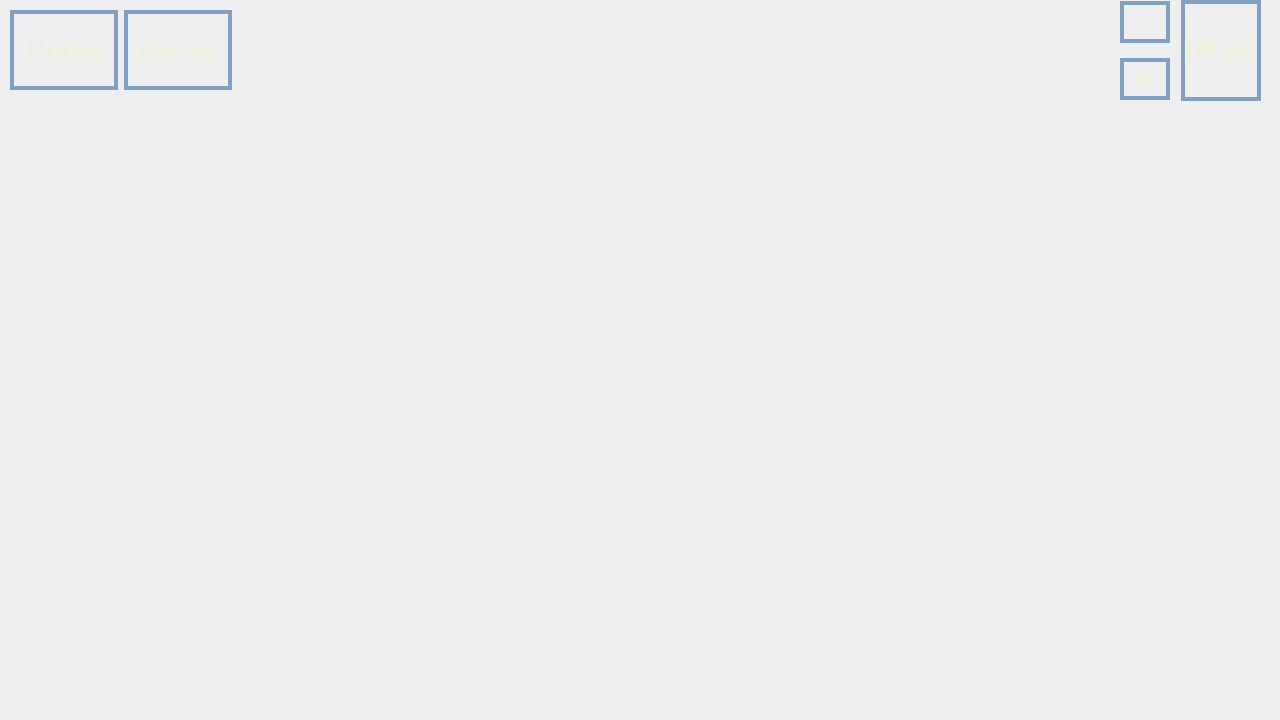
<?xml version="1.0" encoding="UTF-8"?>
<ui version="4.0">
 <class>GameWindow</class>
 <widget class="QMainWindow" name="GameWindow">
  <property name="geometry">
   <rect>
    <x>0</x>
    <y>0</y>
    <width>1280</width>
    <height>720</height>
   </rect>
  </property>
  <property name="windowTitle">
   <string>MainWindow</string>
  </property>
  <widget class="QWidget" name="centralwidget">
   <widget class="QWidget" name="horizontalLayoutWidget_2">
    <property name="geometry">
     <rect>
      <x>10</x>
      <y>10</y>
      <width>222</width>
      <height>80</height>
     </rect>
    </property>
    <layout class="QHBoxLayout" name="horizontalLayout_2">
     <item>
      <widget class="ClickableLabel" name="lb_home">
       <property name="font">
        <font>
         <pointsize>20</pointsize>
         <weight>75</weight>
         <bold>true</bold>
        </font>
       </property>
       <property name="styleSheet">
        <string notr="true">border: 4px solid #7EA1C4; color: #EEEFDD</string>
       </property>
       <property name="text">
        <string>Home</string>
       </property>
       <property name="scaledContents">
        <bool>true</bool>
       </property>
       <property name="alignment">
        <set>Qt::AlignCenter</set>
       </property>
      </widget>
     </item>
     <item>
      <widget class="ClickableLabel" name="lb_pause">
       <property name="font">
        <font>
         <pointsize>20</pointsize>
         <weight>75</weight>
         <bold>true</bold>
        </font>
       </property>
       <property name="styleSheet">
        <string notr="true">border: 4px solid #7EA1C4; color: #EEEFDD</string>
       </property>
       <property name="text">
        <string>Pause</string>
       </property>
       <property name="scaledContents">
        <bool>true</bool>
       </property>
       <property name="alignment">
        <set>Qt::AlignCenter</set>
       </property>
      </widget>
     </item>
    </layout>
   </widget>
   <widget class="QWidget" name="widget_right" native="true">
    <property name="geometry">
     <rect>
      <x>1100</x>
      <y>0</y>
      <width>161</width>
      <height>101</height>
     </rect>
    </property>
    <property name="sizePolicy">
     <sizepolicy hsizetype="Maximum" vsizetype="Maximum">
      <horstretch>0</horstretch>
      <verstretch>0</verstretch>
     </sizepolicy>
    </property>
    <widget class="QWidget" name="horizontalLayoutWidget">
     <property name="geometry">
      <rect>
       <x>0</x>
       <y>0</y>
       <width>161</width>
       <height>101</height>
      </rect>
     </property>
     <layout class="QHBoxLayout" name="horizontalLayout">
      <property name="spacing">
       <number>0</number>
      </property>
      <property name="sizeConstraint">
       <enum>QLayout::SetNoConstraint</enum>
      </property>
      <item>
       <widget class="QWidget" name="widget_redbull" native="true">
        <widget class="QWidget" name="layoutWidget">
         <property name="geometry">
          <rect>
           <x>20</x>
           <y>0</y>
           <width>52</width>
           <height>101</height>
          </rect>
         </property>
         <layout class="QVBoxLayout" name="verticalLayout">
          <property name="spacing">
           <number>14</number>
          </property>
          <item>
           <widget class="QLabel" name="lb_redbull_pic">
            <property name="minimumSize">
             <size>
              <width>50</width>
              <height>42</height>
             </size>
            </property>
            <property name="maximumSize">
             <size>
              <width>50</width>
              <height>42</height>
             </size>
            </property>
            <property name="styleSheet">
             <string>border: 4px solid #7EA1C4; color: #EEEFDD</string>
            </property>
            <property name="text">
             <string/>
            </property>
            <property name="pixmap">
             <pixmap resource="images.qrc">:/images/items/item_redbull_0.png</pixmap>
            </property>
            <property name="scaledContents">
             <bool>true</bool>
            </property>
            <property name="alignment">
             <set>Qt::AlignCenter</set>
            </property>
           </widget>
          </item>
          <item>
           <widget class="QLabel" name="lb_redbull_num">
            <property name="maximumSize">
             <size>
              <width>50</width>
              <height>42</height>
             </size>
            </property>
            <property name="font">
             <font>
              <family>Arial</family>
              <pointsize>20</pointsize>
              <weight>75</weight>
              <bold>true</bold>
             </font>
            </property>
            <property name="styleSheet">
             <string notr="true">border: 4px solid #7EA1C4; color: #EEEFDD</string>
            </property>
            <property name="text">
             <string>0</string>
            </property>
            <property name="scaledContents">
             <bool>true</bool>
            </property>
            <property name="alignment">
             <set>Qt::AlignCenter</set>
            </property>
           </widget>
          </item>
         </layout>
         <zorder>lb_redbull_num</zorder>
         <zorder>lb_redbull_pic</zorder>
        </widget>
       </widget>
      </item>
      <item>
       <widget class="QLabel" name="lb_time_count">
        <property name="font">
         <font>
          <family>Arial</family>
          <pointsize>20</pointsize>
          <weight>75</weight>
          <bold>true</bold>
         </font>
        </property>
        <property name="styleSheet">
         <string notr="true">border: 4px solid #7EA1C4; color: #EEEFDD</string>
        </property>
        <property name="text">
         <string>00:00</string>
        </property>
        <property name="scaledContents">
         <bool>true</bool>
        </property>
        <property name="alignment">
         <set>Qt::AlignCenter</set>
        </property>
       </widget>
      </item>
     </layout>
    </widget>
   </widget>
   <widget class="QWidget" name="gridLayoutWidget">
    <property name="geometry">
     <rect>
      <x>10</x>
      <y>100</y>
      <width>221</width>
      <height>511</height>
     </rect>
    </property>
    <layout class="QGridLayout" name="gridLayout"/>
   </widget>
  </widget>
 </widget>
 <customwidgets>
  <customwidget>
   <class>ClickableLabel</class>
   <extends>QLabel</extends>
   <header location="global">clickablelabel.h</header>
  </customwidget>
 </customwidgets>
 <resources>
  <include location="images.qrc"/>
 </resources>
 <connections/>
</ui>
